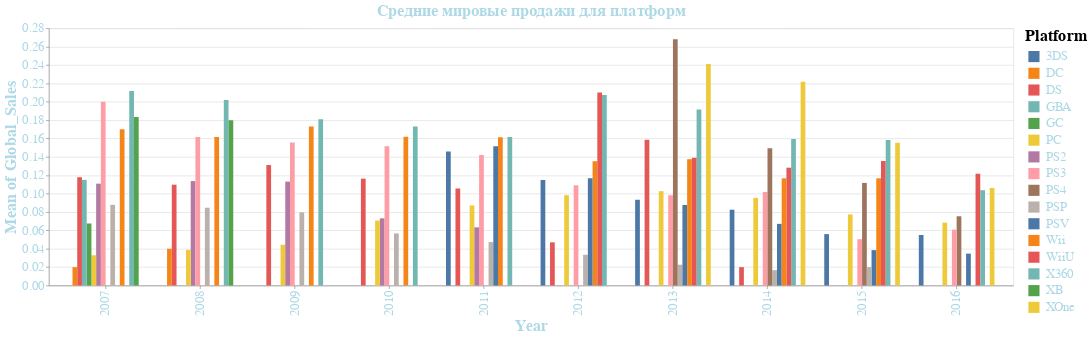

This figure's notebook cell:
### Markdown cell above
____
### Столбчатая диаграмма по мировым продажам `c 2007 по 2016 года` для каждой платформы
- Заметна тенденция:
    - увеличения продаж для платформы  `WiiU`
    - к 2016 году рынок покинули ряд платформы, одни из них: `XB`, `Wii`, `PSP`, `PS2`, `GC`, `GBA`, `DS`, `DC`. Эти платформы не стоит рассматривать для разработки игр

### Code cell
selection_legend = alt.selection_point(fields=['Platform'], bind='legend')
alt.Axis(tickSize=5)
bar_chart = alt.Chart(year_bar, width=1500, height=400)
bar_chart.mark_bar()\
    .encode(x=alt.X('Year:O', axis=alt.Axis(labelFontSize=20, labelColor='lightblue', titleFontSize=25, titleColor='lightblue')), y=alt.Y('mean(Global_Sales)',axis=alt.Axis(labelFontSize=20, labelColor='lightblue', titleFontSize=25, titleColor='lightblue')),xOffset='Platform', color='Platform',opacity=alt.condition(selection_legend, alt.value(1), alt.value((0.05))))\
        .add_params(selection_legend)\
            .interactive()\
            .configure_legend(labelFontSize=20, titleFontSize=25, symbolSize=300, symbolStrokeWidth=10, labelFont='isocper', labelColor='lightblue')\
                .properties(title='Средние мировые продажи для платформ').configure_title(fontSize=25, color='lightblue')

### Figure 1 — Vega-Lite specification as saved in the notebook (floating-point values rounded to 4 significant figures; data arrays with more than 128 entries replaced by an {"elided": "..."} marker saying what was removed)
{"usermeta": {"embedOptions": {"theme": "powerbi"}}, "config": {"view": {"continuousWidth": 300, "continuousHeight": 300}, "legend": {"labelColor": "lightblue", "labelFont": "isocper", "labelFontSize": 20, "symbolSize": 300, "symbolStrokeWidth": 10, "titleFontSize": 25}, "title": {"color": "lightblue", "fontSize": 25}}, "data": {"name": "data-d13a5392b2e9f92b77b25841ce80d17e"}, "mark": {"type": "bar"}, "encoding": {"color": {"field": "Platform", "type": "nominal"}, "opacity": {"condition": {"param": "param_17", "value": 1}, "value": 0.05}, "x": {"axis": {"labelColor": "lightblue", "labelFontSize": 20, "titleColor": "lightblue", "titleFontSize": 25}, "field": "Year", "type": "ordinal"}, "xOffset": {"field": "Platform", "type": "nominal"}, "y": {"aggregate": "mean", "axis": {"labelColor": "lightblue", "labelFontSize": 20, "titleColor": "lightblue", "titleFontSize": 25}, "field": "Global_Sales", "type": "quantitative"}}, "height": 400, "params": [{"name": "param_17", "select": {"type": "point", "fields": ["Platform"]}, "bind": "legend"}, {"name": "param_18", "select": {"type": "interval", "encodings": ["x", "y"]}, "bind": "scales"}], "title": "Средние мировые продажи для платформ", "width": 1500, "$schema": "https://vega.github.io/schema/vega-lite/v5.15.1.json", "datasets": {"data-d13a5392b2e9f92b77b25841ce80d17e": {"elided": "6093 records"}}}
